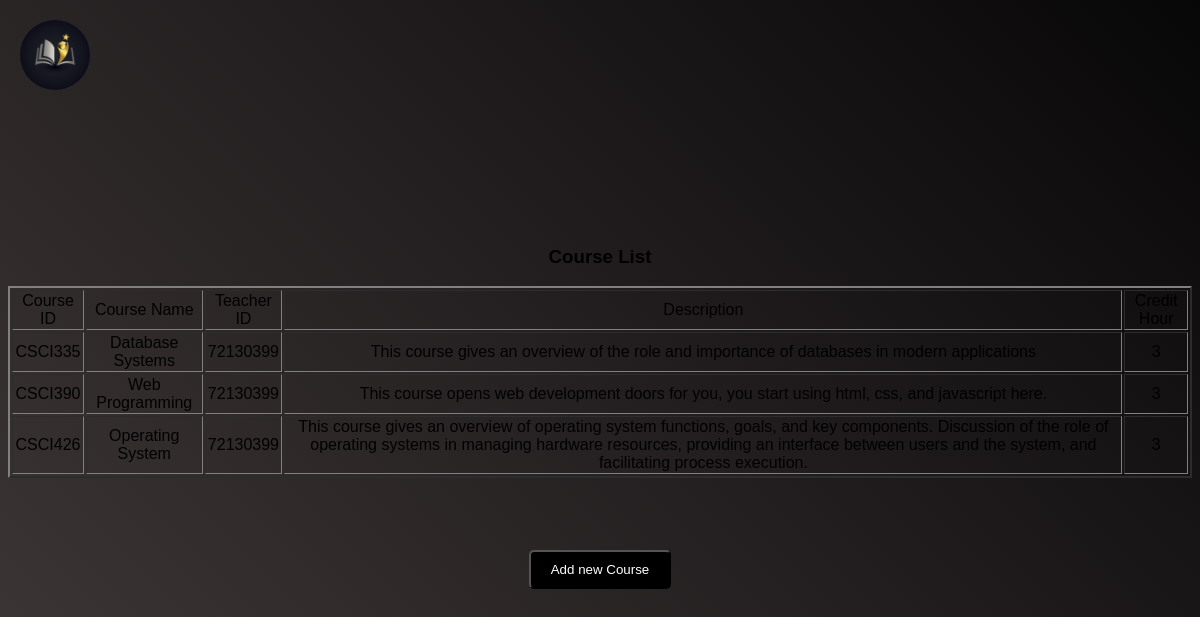
The page /teacher/add_course.php (signed in) on the database its author committed.
### tables this page shows
CREATE TABLE `course` (
  `id` varchar(30) NOT NULL,
  `name` varchar(50) NOT NULL,
  `teacher_id` int(11) NOT NULL,
  `description` varchar(500) NOT NULL,
  `credit_hour` int(2) NOT NULL
);

### teacher/add_course.php (the view, shortened to what this page needs)
<!DOCTYPE html>
<html>
<head>
    <link rel="stylesheet" href="teach_style.css">
</head>
<body>
        <a href="teacher_home.php"><img src="../images/logo.jpg" alt=""></a>
        <?php
        include '../connection.php';
        $teacherId = $_SESSION['idt'];
        $query = "SELECT * FROM course where `teacher_id` = $teacherId";
        $result = mysqli_query($conn, $query);
        $num = mysqli_num_rows($result);
        if($num){
            echo "<h3>Course List</h3>";
        echo "<table border='2'>
            <tr align='center'>
                <td>Course ID</td>
                <td>Course Name</td>
                <td>Teacher ID</td>
                <td>Description</td>
                <td>Credit Hour</td>
            </tr>";
        while ($row = mysqli_fetch_assoc($result)) {
            echo "<tr align='center'>
                    <td>$row[id]</td>
                    <td>$row[name]</td>
                    <td>$teacherId</td>
                    <td>$row[description]</td>
                    <td>$row[credit_hour]</td>
                </tr>";
        }
        echo "</table>";
        echo"<br><br>";
    }
    echo"<br><br>";
        ?>
        <form  action="" method="post">
        <input type="submit" value="Add new Course" class="button" name="submit">
        </form>
</body>
</html>

### teacher/teach_style.css (style rules this page uses)
body { font-family: sans-serif; background: linear-gradient(45deg, #413939, #080708); justify-content: center; align-items: center; display: flex; background-repeat: no-repeat; }
.button { display: inline-block; padding: 10px 20px; background: black; color: #fff; text-decoration: none; border-radius: 5px; transition: background-color 0.3s ease-in-out; }

### teacher/add_course.php (style rules this page uses)
body { height: 100vh; justify-content: center; display: flex; flex-direction: column; }
.button { right: 20px; bottom: 20px; }
img { left:20px; top: 20px; position: fixed; height: 70px; width: 70px; border-radius: 50px; }

### rows shown on the page
course: id "CSCI335", name "Database Systems", description "This course gives an overview of the role and importance of databases in modern applications"
course: id "CSCI390", name "Web Programming", description "This course opens web development doors for you, you start using html, css, and javascript here.", credit_hour "3"
course: id "CSCI426", name "Operating System", description "This course gives an overview of operating system functions, goals, and key components. Discussion of the role of operating systems in managing hardware resources, providing an interface between users and the system, and facilitating process execution.", credit_hour "3"
